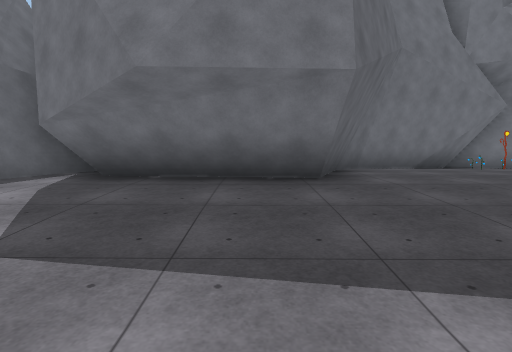
View 1 (above)

17 first-person views from a walk through a 3-D level made in the Unity game engine. The camera is 1.5 m above the floor, tilts 6° down and sees 80° across. The floor is counted in squares, 2 m on a side. Each view is taken from the middle of a square. On the plan, view 1 faces up. The plan holds only what a view shows up to about 10 squares ahead; the rest is blank. The place goes on beyond the plan. The player is left out. Some surface patterns are stand-ins.

View 2
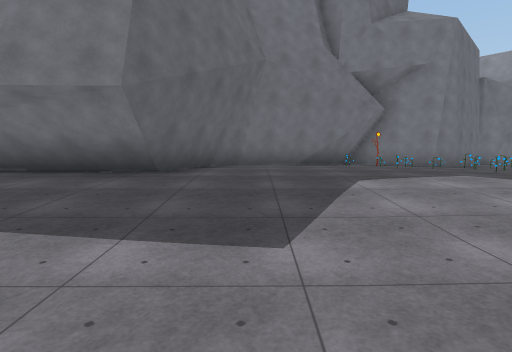

View 3
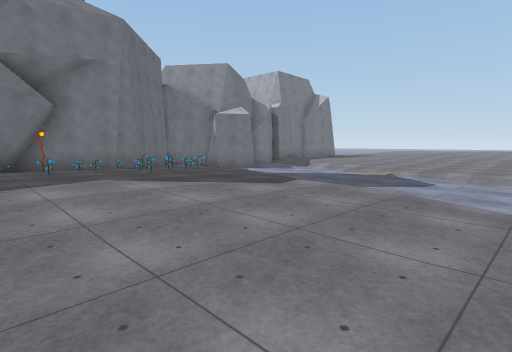

View 4
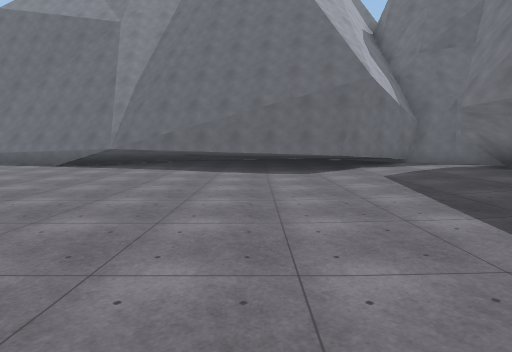

View 5
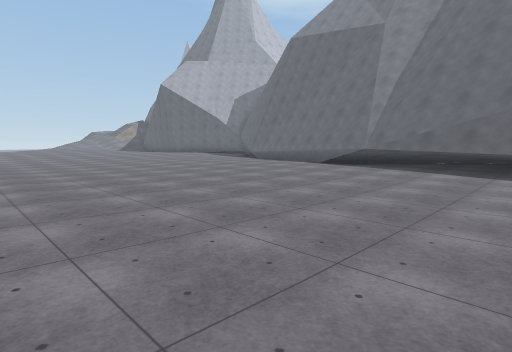

View 6
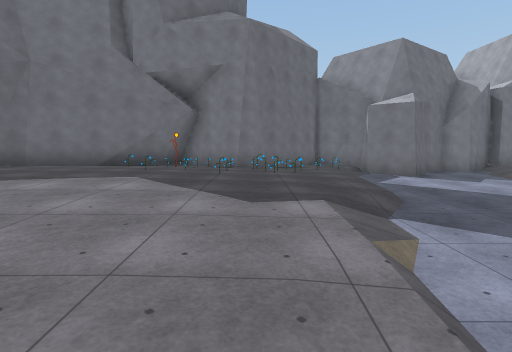

View 7
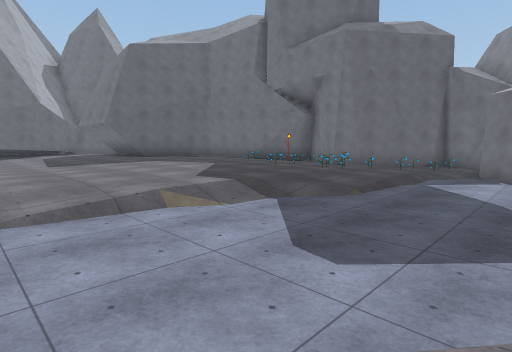

View 8
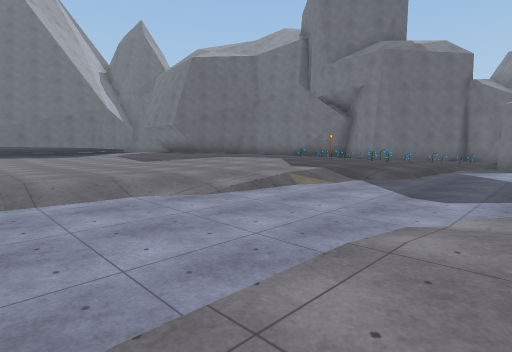

View 9
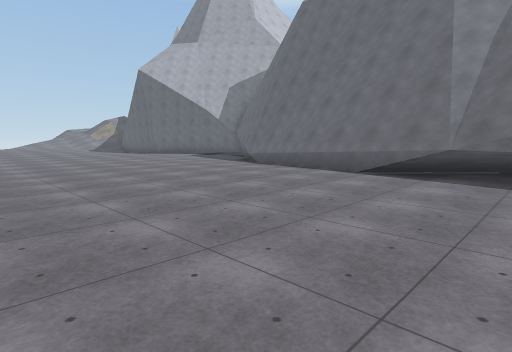

View 10
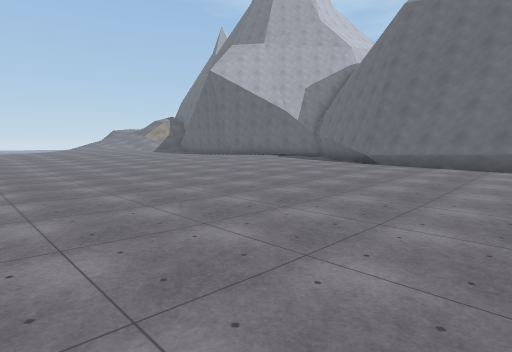

View 11
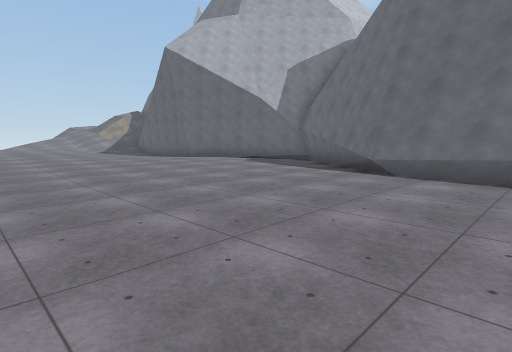

View 12
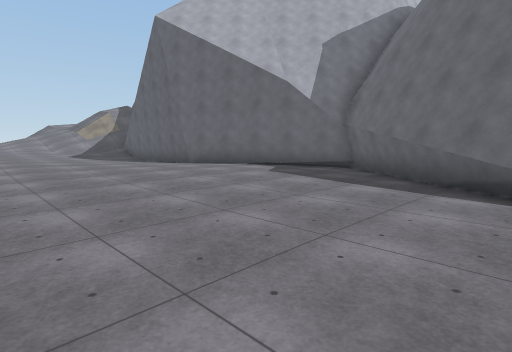

View 13
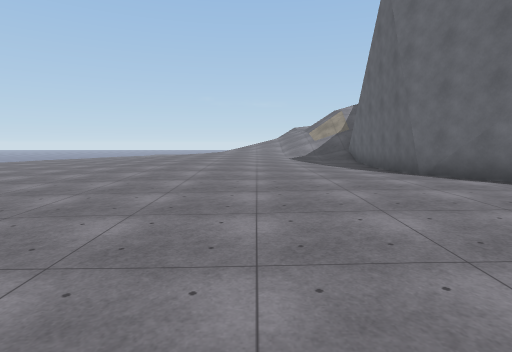

View 14
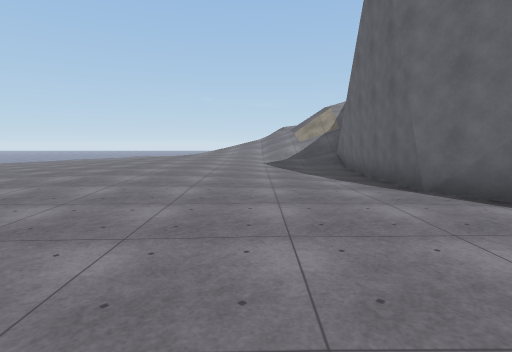

View 15
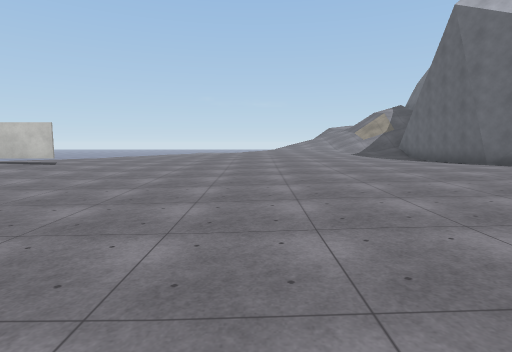

View 16
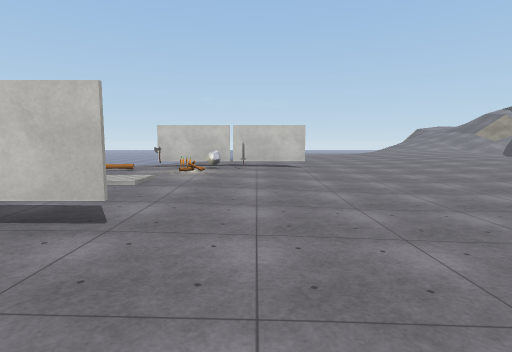

View 17
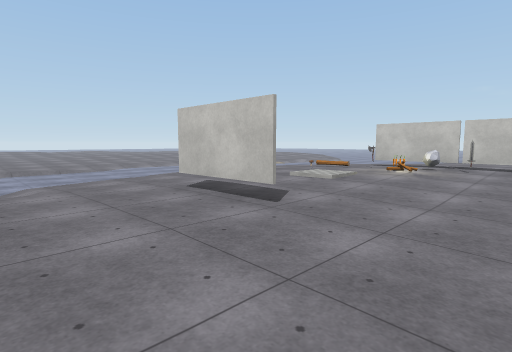

### Floor plan
Key: @ floor where view 1 was taken; # wall or solid block; . main floor; : floor 0.25 m higher than the main floor; - floor 0.25 m lower than the main floor; + floor 0.5 m higher than the main floor; _ floor 0.5 m lower than the main floor; / step, stairs or slope; R rock; O other object.
Columns run from 9 left of view 1 to 14 right of it. Each row starts with its distance up from view 1.
 10                ### ##-#
  9              ###O###-O##
  8            ###.OOOO-OO##
  7            #..O.O.OO-___
  6      #    ##...OOOOO-___
  5     #######........./___
  4     #.............../___
  3     ##.............//___
  2      #............./____
  1      #---------..../___/
  0     ##---@------..//___/
 -1     ##----------..//__/-
 -2    ###----------../___/-
 -3   ####----------../___/-
 -4    ###---------  ./___//
 -5    ###---------
 -6     #.---------
 -7     #.---------
 -8     #..--------
 -9    ##..--------
-10    #...--------
-11    #...--------
-12   ##....-------......
-13   #.....--------.....//_
-14  ##.....--------.....-/_
-15 ##.......-------..##../
-16 #.........------....../
-17 #..::......----.....
-18 ##.:::......---......
-19  #::::::.........O:./.
-20  ##:::::::......OR:...
-21   #.:::::::....####..
-22   #.:::::::....:::..
-23   #.:::++:::..  :..
-24   #.:::++::::.
-25   #.::+++::::

Positions as (right, up) in squares from view 1, and headings:
1: (0, 0), facing up
2: (3, -1), facing up
3: (5, -1), facing up-right
4: (5, -1), facing left
5: (5, -1), facing down-left
6: (9, -1), facing up
7: (14, -1), facing up-left
8: (14, -4), facing up-left
9: (2, -4), facing down-left
10: (5, -7), facing down-left
11: (1, -9), facing down-left
12: (-1, -12), facing down-left
13: (-3, -14), facing down
14: (-4, -16), facing down
15: (0, -12), facing down
16: (7, -12), facing down
17: (6, -12), facing down-right
